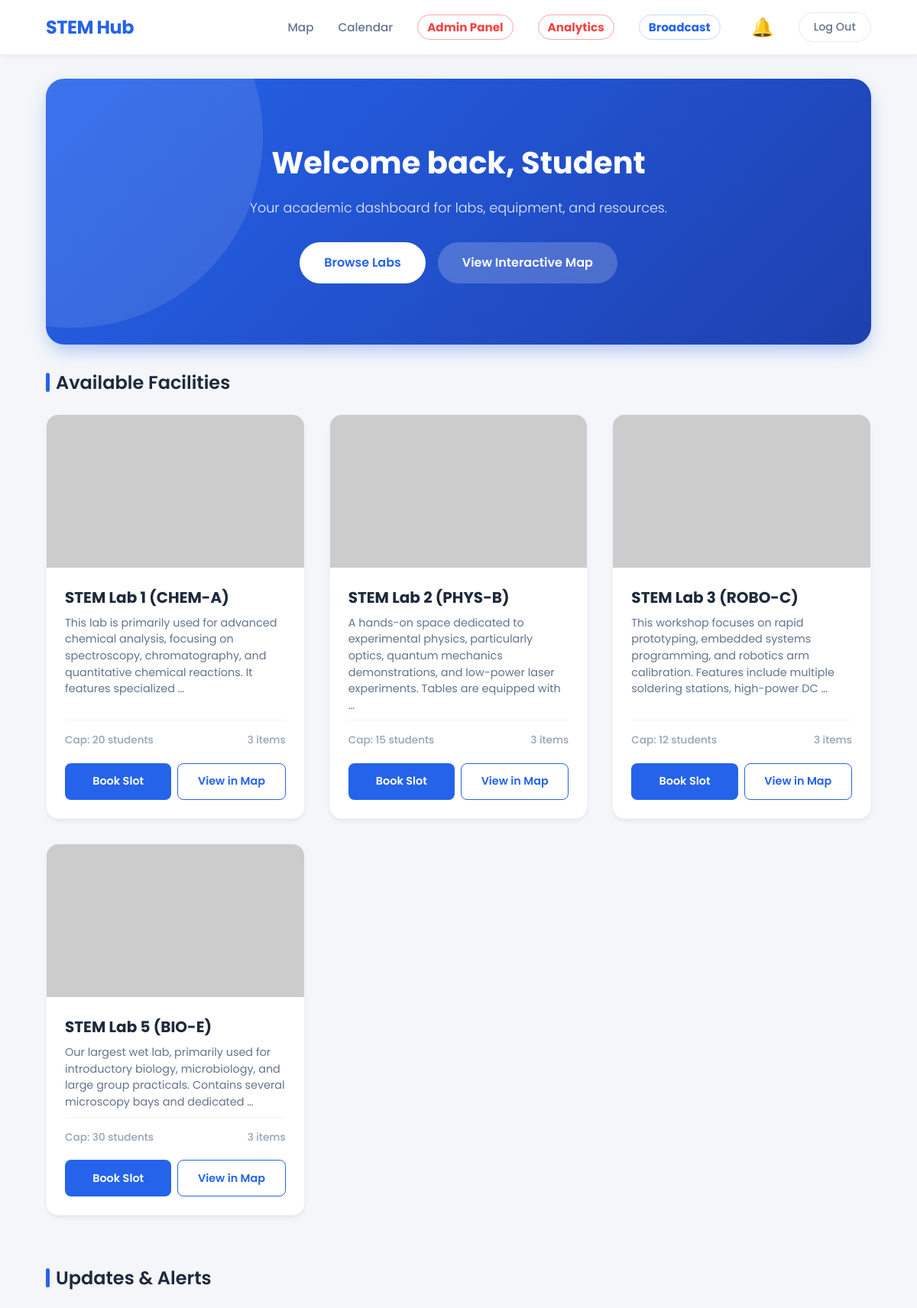
Page / (signed in, upper part) on the earlier database version.
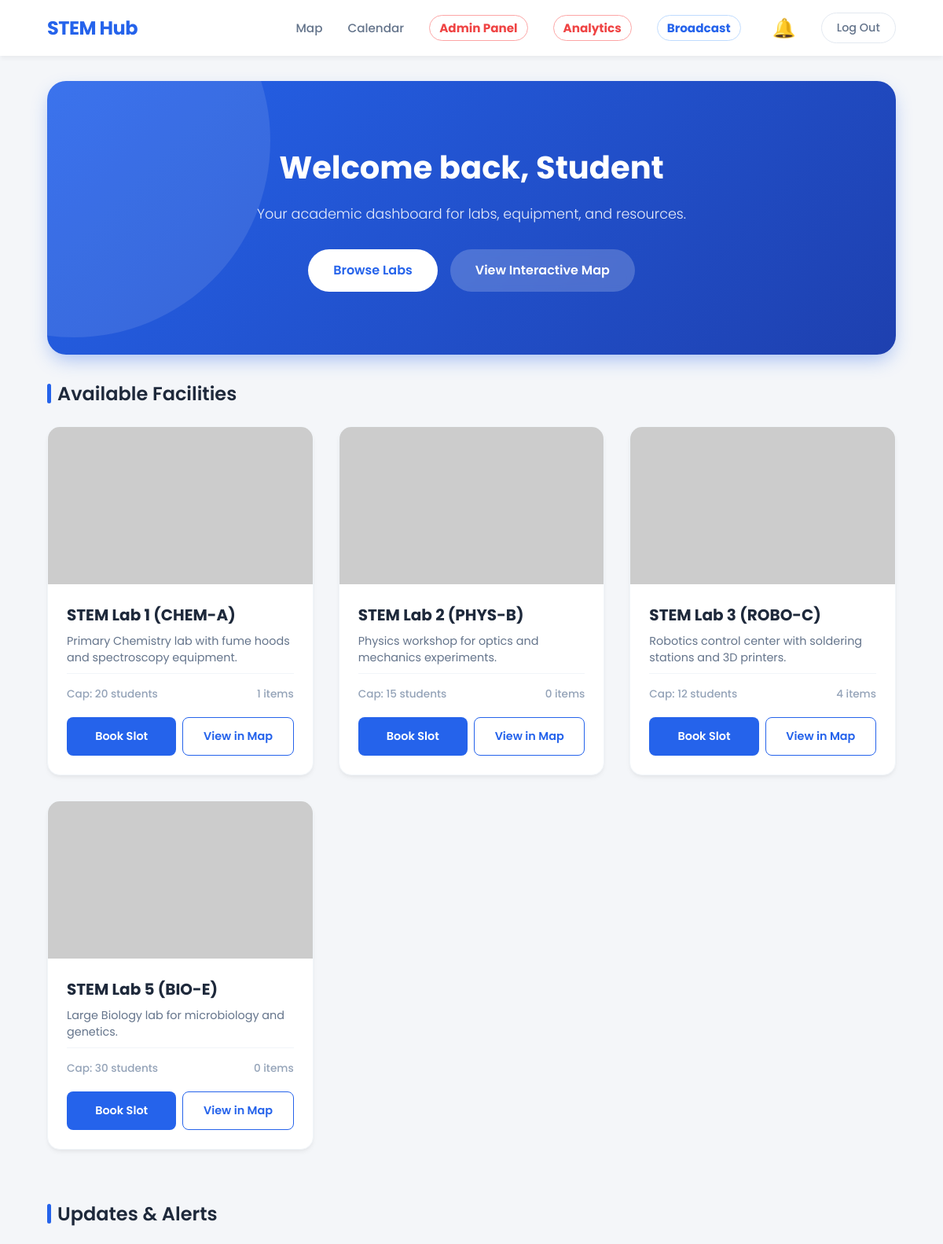
Same page on the later database version.
### labs/models.py (models this page shows, shortened)
class Lab(models.Model):
    name = models.CharField(max_length=200)
    slug = models.SlugField(unique=True)
    capacity = models.PositiveIntegerField()
    description = models.TextField()
    map_svg_id = models.CharField(max_length=50, unique=True, help_text="Matches ID in Figma SVG")
    is_active = models.BooleanField(default=True)
    safety_guidelines = models.TextField()

### CORE/views.py (the view)
# urls.py: path('', root_views.home_redirect_view, name='home'),
@login_required
def home_redirect_view(request):
    labs = Lab.objects.filter(is_active=True)
    context = {
        'labs': labs
    }
    return render(request, 'base.html', context)

### notifications/context_processors.py (called while the page is built)
def user_notifications(request):
    if request.user.is_authenticated:
        notifs = Notification.objects.filter(recipient=request.user, is_read=False)
        return {
            'notifications_list': notifs,
            'unread_count': notifs.count()
        }
    return {}

### CORE/templates/base.html (shortened to what this page needs)
<!DOCTYPE html>
<html lang="en">
<head>
</head>
<body>
  <header>
    <h1><a href="/">STEM Hub</a></h1>
    <nav>
      <a href="{% url 'labs:index' %}">Map</a>
      <a href="{% url 'reservations:timetable' %}">Calendar</a>
      {% if user.is_staff %}
        <a href="{% url 'reservations:dashboard' %}" style="color: #ef4444; font-weight: bold; border: 1px solid #fca5a5; padding: 0.25rem 0.75rem; border-radius: 9999px;">Admin Panel</a>
        <a href="/analytics/dashboard/" style="color: #ef4444; font-weight: bold; border: 1px solid #fca5a5; padding: 0.25rem 0.75rem; border-radius: 9999px;">Analytics</a>
        <a href="{% url 'notifications:create_announcement' %}" style="color: #2563eb; font-weight: bold; border: 1px solid #bfdbfe; padding: 0.25rem 0.75rem; border-radius: 9999px;">Broadcast</a>
      {% endif %}
      {% if user.is_authenticated %}
      <div class="notif-container" onclick="toggleNotif()">
        <span class="bell-icon">🔔</span>
      </div>
      {% endif %}
      <a href="{% url 'logout' %}" class="logout-btn">Log Out</a>
    </nav>
  </header>
  <section class="hero">
    <h1>Welcome back, {{ user.first_name|default:"Student" }}</h1>
    <p>Your academic dashboard for labs, equipment, and resources.</p>
    <div class="hero-buttons">
      <button class="view-labs" onclick="scrollToLabs()">Browse Labs</button>
      <a href="{% url 'labs:index' %}" class="reserve-now">View Interactive Map</a>
    </div>
  </section>
  <div class="section-title">Available Facilities</div>
  <section class="labs" id="labs">
    {% if labs %}
        {% for lab in labs %}
            {% if lab.is_active %}
                <div class="lab-card">
                    {% if lab.image %}
                        <img src="{{ lab.image.url }}" alt="{{ lab.name }}">
                    {% else %}
                        <img src="https://placehold.co/600x400/2563eb/FFF?text={{ lab.name|urlencode }}" alt="{{ lab.name }}">
                    {% endif %}
                    <div class="content">
                        <h3>{{ lab.name }}</h3>
                        <p>{{ lab.description|truncatewords:20 }}</p>
                        <div class="lab-meta">
                            <span>Cap: {{ lab.capacity }} students</span>
                            <span>{{ lab.equipment.count|default:"0" }} items</span>
                        </div>
                        <div class="lab-actions">
                            <button class="btn-book" onclick="openModal('Reserve {{ lab.name|escapejs }}?')">Book Slot</button>
                            <a href="{% url 'labs:index' %}" class="btn-map">View in Map</a>
                        </div>
                    </div>
                </div>
            {% endif %}
        {% endfor %}
    {% else %}
        <div style="grid-column: 1/-1; text-align: center; color: #64748b; padding: 2rem;">
            <p>No available labs found.</p>
        </div>
    {% endif %}
  </section>
  <div class="section-title">Updates & Alerts</div>
</body>
</html>

### CORE/templates/base.html (style rules this page uses)
* { margin: 0; padding: 0; box-sizing: border-box; font-family: 'Poppins', sans-serif; }
body { background: #f4f6f9; color: #333; overflow-x: hidden; }
a { text-decoration: none; color: inherit; }
header { background: rgba(255, 255, 255, 0.95); color: #1e293b; padding: 1rem 5%; display: flex; justify-content: space-between; align-items: center; box-shadow: 0 4px 6px -1px rgba(0, 0, 0, 0.05); position: sticky; top: 0; z-index: 1000; backdrop-filter: blur(10px); }
header h1 { font-size: 1.5rem; font-weight: 700; color: #2563eb; letter-spacing: -0.5px; }
nav { display: flex; gap: 2rem; align-items: center; }
nav a { font-weight: 500; font-size: 0.95rem; color: #64748b; transition: color 0.3s; }
.logout-btn { padding: 0.5rem 1.2rem; border: 1px solid #e2e8f0; border-radius: 2rem; font-size: 0.9rem; transition: all 0.3s; }
.notif-container { position: relative; margin-left: 0.5rem; cursor: pointer; display: flex; align-items: center; }
.bell-icon { font-size: 1.5rem; color: #64748b; transition: color 0.3s; }
.hero { background: linear-gradient(135deg, #2563eb 0%, #1e40af 100%); color: white; text-align: center; padding: 5rem 2rem; margin: 2rem auto; width: 90%; border-radius: 1.5rem; box-shadow: 0 10px 25px -5px rgba(37, 99, 235, 0.4); position: relative; overflow: hidden; }
.hero::before { content: ''; position: absolute; top: -50%; left: -20%; width: 500px; height: 500px; background: rgba(255,255,255,0.1); border-radius: 50%; }
.hero h1 { font-size: 2.5rem; margin-bottom: 1rem; font-weight: 700; }
.hero p { font-size: 1.1rem; margin-bottom: 2rem; opacity: 0.9; font-weight: 300; }
.hero-buttons { display: flex; gap: 1rem; justify-content: center; }
.hero button, .hero a.reserve-now { padding: 0.9rem 2rem; border: none; border-radius: 3rem; cursor: pointer; font-weight: 600; font-size: 1rem; transition: transform 0.2s, box-shadow 0.2s; display: inline-block; }
.hero .view-labs { background: white; color: #2563eb; }
.hero .reserve-now { background: rgba(255,255,255,0.2); color: white; border: 1px solid rgba(255,255,255,0.3); backdrop-filter: blur(5px); }
.section-title { padding: 0 5%; margin-bottom: 1.5rem; font-size: 1.5rem; color: #1e293b; font-weight: 600; display: flex; align-items: center; gap: 0.5rem; }
.section-title::before { content: ''; display: block; width: 5px; height: 25px; background: #2563eb; border-radius: 3px; }
.labs { display: grid; grid-template-columns: repeat(auto-fit, minmax(300px, 1fr)); gap: 2rem; padding: 0 5%; margin-bottom: 4rem; }
.lab-card { background: white; border-radius: 1rem; overflow: hidden; box-shadow: 0 4px 6px -1px rgba(0, 0, 0, 0.05), 0 2px 4px -1px rgba(0, 0, 0, 0.03); transition: all 0.3s ease; border: 1px solid #f1f5f9; display: flex; flex-direction: column; }
.lab-card img { width: 100%; height: 200px; object-fit: cover; }
.lab-card .content { padding: 1.5rem; display: flex; flex-direction: column; flex-grow: 1; }
.lab-card h3 { font-size: 1.25rem; margin-bottom: 0.5rem; color: #1e293b; }
.lab-card p { font-size: 0.9rem; color: #64748b; margin-bottom: 0.5rem; line-height: 1.5; }
.lab-meta { display: flex; justify-content: space-between; margin-top: auto; padding-top: 1rem; border-top: 1px solid #f1f5f9; font-size: 0.85rem; color: #94a3b8; font-weight: 500; }
.lab-actions { display: flex; gap: 0.5rem; margin-top: 1.2rem; }
.lab-actions button, .lab-actions a { flex: 1; padding: 0.8rem; border-radius: 0.5rem; cursor: pointer; font-weight: 600; font-size: 0.9rem; text-align: center; transition: all 0.2s; }
.btn-book { background: #2563eb; color: white; border: none; }
.btn-map { background: white; color: #2563eb; border: 1px solid #2563eb; display: flex; align-items: center; justify-content: center; }

Differences in the rows shown:
changed Lab "STEM Lab 1 (CHEM-A)": description "This lab is primarily used for advanced chemical analysis, focusing on spectroscopy, chromatography, and quantitative chemical reactions. It features specialized …" → "Primary Chemistry lab with fume hoods and spectroscopy equipment."; equipment.count "3" → "1"
changed Lab "STEM Lab 2 (PHYS-B)": description "A hands-on space dedicated to experimental physics, particularly optics, quantum mechanics demonstrations, and low-power laser experiments. Tables are equipped with …" → "Physics workshop for optics and mechanics experiments."; equipment.count "3" → "0"
changed Lab "STEM Lab 3 (ROBO-C)": description "This workshop focuses on rapid prototyping, embedded systems programming, and robotics arm calibration. Features include multiple soldering stations, high-power DC …" → "Robotics control center with soldering stations and 3D printers."; equipment.count "3" → "4"
changed Lab "STEM Lab 5 (BIO-E)": description "Our largest wet lab, primarily used for introductory biology, microbiology, and large group practicals. Contains several microscopy bays and dedicated …" → "Large Biology lab for microbiology and genetics."; equipment.count "3" → "0"
